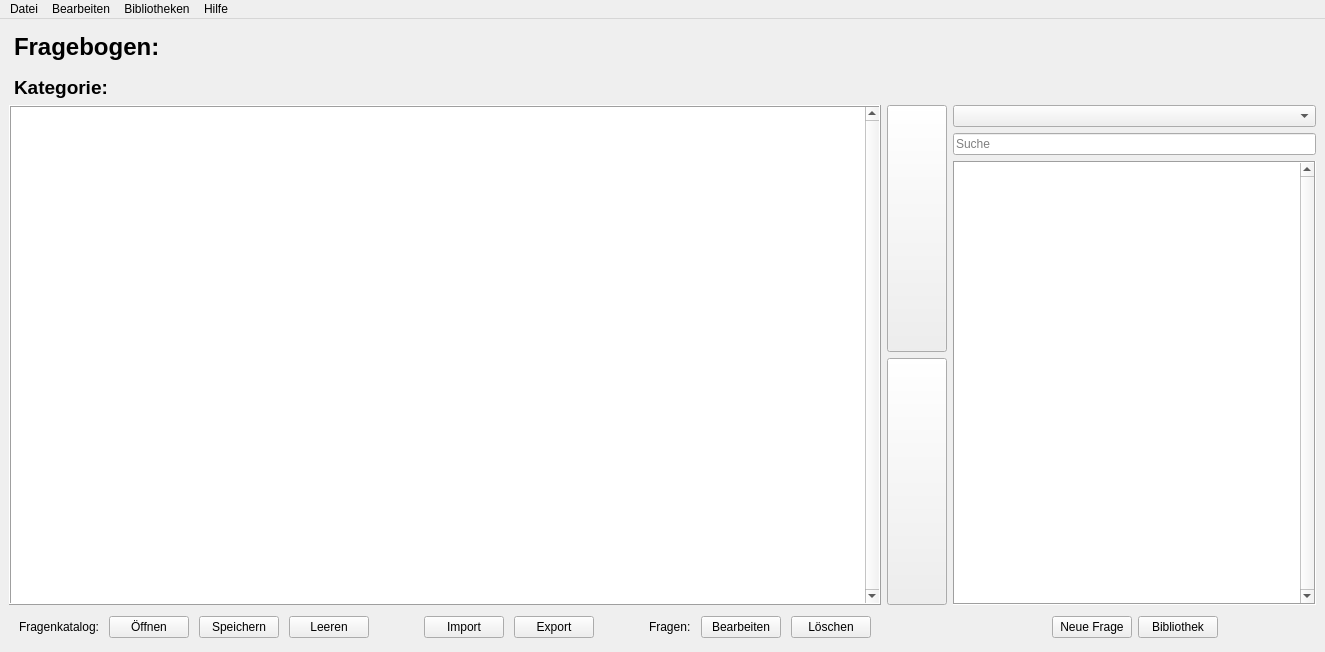
<?xml version="1.0" encoding="UTF-8"?>
<ui version="4.0">
 <class>MainWindow</class>
 <widget class="QMainWindow" name="MainWindow">
  <property name="geometry">
   <rect>
    <x>0</x>
    <y>0</y>
    <width>1325</width>
    <height>652</height>
   </rect>
  </property>
  <property name="windowTitle">
   <string>physioForms - Fragebogen-Editor</string>
  </property>
  <property name="styleSheet">
   <string notr="true"/>
  </property>
  <widget class="QWidget" name="Maincentralwidget">
   <layout class="QVBoxLayout" name="verticalLayout_2">
    <item>
     <layout class="QGridLayout" name="gridLayout" columnstretch="0,12,0,5" columnminimumwidth="0,0,0,220">
      <property name="topMargin">
       <number>5</number>
      </property>
      <item row="2" column="3">
       <layout class="QHBoxLayout" name="horizontalLayout">
        <item>
         <spacer name="horizontalSpacer">
          <property name="orientation">
           <enum>Qt::Horizontal</enum>
          </property>
          <property name="sizeHint" stdset="0">
           <size>
            <width>40</width>
            <height>20</height>
           </size>
          </property>
         </spacer>
        </item>
        <item>
         <widget class="QPushButton" name="MainNeueFrageButton">
          <property name="minimumSize">
           <size>
            <width>75</width>
            <height>0</height>
           </size>
          </property>
          <property name="styleSheet">
           <string notr="true"/>
          </property>
          <property name="text">
           <string>Neue Frage</string>
          </property>
         </widget>
        </item>
        <item>
         <widget class="QPushButton" name="MainLibraryButton">
          <property name="minimumSize">
           <size>
            <width>75</width>
            <height>0</height>
           </size>
          </property>
          <property name="styleSheet">
           <string notr="true"/>
          </property>
          <property name="text">
           <string>Bibliothek</string>
          </property>
         </widget>
        </item>
        <item>
         <spacer name="horizontalSpacer_6">
          <property name="orientation">
           <enum>Qt::Horizontal</enum>
          </property>
          <property name="sizeHint" stdset="0">
           <size>
            <width>40</width>
            <height>20</height>
           </size>
          </property>
         </spacer>
        </item>
       </layout>
      </item>
      <item row="1" column="1">
       <widget class="QTreeWidget" name="MaintreeWidgetFK">
        <property name="font">
         <font>
          <family>MS Shell Dlg 2</family>
          <pointsize>11</pointsize>
         </font>
        </property>
        <property name="acceptDrops">
         <bool>true</bool>
        </property>
        <property name="styleSheet">
         <string notr="true">QPushButton{ ;border: none;}</string>
        </property>
        <property name="frameShape">
         <enum>QFrame::Box</enum>
        </property>
        <property name="frameShadow">
         <enum>QFrame::Raised</enum>
        </property>
        <property name="verticalScrollBarPolicy">
         <enum>Qt::ScrollBarAlwaysOn</enum>
        </property>
        <property name="horizontalScrollBarPolicy">
         <enum>Qt::ScrollBarAsNeeded</enum>
        </property>
        <property name="sizeAdjustPolicy">
         <enum>QAbstractScrollArea::AdjustToContents</enum>
        </property>
        <property name="dragDropMode">
         <enum>QAbstractItemView::DragDrop</enum>
        </property>
        <property name="selectionBehavior">
         <enum>QAbstractItemView::SelectItems</enum>
        </property>
        <property name="indentation">
         <number>120</number>
        </property>
        <property name="uniformRowHeights">
         <bool>true</bool>
        </property>
        <property name="sortingEnabled">
         <bool>true</bool>
        </property>
        <property name="columnCount">
         <number>0</number>
        </property>
        <attribute name="headerVisible">
         <bool>false</bool>
        </attribute>
        <attribute name="headerDefaultSectionSize">
         <number>0</number>
        </attribute>
        <attribute name="headerMinimumSectionSize">
         <number>0</number>
        </attribute>
       </widget>
      </item>
      <item row="2" column="1">
       <layout class="QHBoxLayout" name="horizontalLayout_2" stretch="0,0,0,0,0,0,0,0,0,0,0">
        <property name="spacing">
         <number>10</number>
        </property>
        <property name="leftMargin">
         <number>10</number>
        </property>
        <property name="topMargin">
         <number>5</number>
        </property>
        <property name="rightMargin">
         <number>10</number>
        </property>
        <property name="bottomMargin">
         <number>5</number>
        </property>
        <item>
         <widget class="QLabel" name="label">
          <property name="text">
           <string>Fragenkatalog:</string>
          </property>
         </widget>
        </item>
        <item>
         <widget class="QPushButton" name="mainopenqabutton">
          <property name="minimumSize">
           <size>
            <width>75</width>
            <height>0</height>
           </size>
          </property>
          <property name="text">
           <string>Öffnen</string>
          </property>
         </widget>
        </item>
        <item>
         <widget class="QPushButton" name="MainSpeichernButton">
          <property name="minimumSize">
           <size>
            <width>75</width>
            <height>0</height>
           </size>
          </property>
          <property name="styleSheet">
           <string notr="true"/>
          </property>
          <property name="text">
           <string>Speichern</string>
          </property>
         </widget>
        </item>
        <item>
         <widget class="QPushButton" name="MainAbbrechenButton">
          <property name="minimumSize">
           <size>
            <width>75</width>
            <height>0</height>
           </size>
          </property>
          <property name="styleSheet">
           <string notr="true"/>
          </property>
          <property name="text">
           <string>Leeren</string>
          </property>
         </widget>
        </item>
        <item>
         <spacer name="horizontalSpacer_10">
          <property name="orientation">
           <enum>Qt::Horizontal</enum>
          </property>
          <property name="sizeHint" stdset="0">
           <size>
            <width>40</width>
            <height>20</height>
           </size>
          </property>
         </spacer>
        </item>
        <item>
         <widget class="QPushButton" name="MainImportButton">
          <property name="minimumSize">
           <size>
            <width>75</width>
            <height>0</height>
           </size>
          </property>
          <property name="styleSheet">
           <string notr="true"/>
          </property>
          <property name="text">
           <string>Import</string>
          </property>
         </widget>
        </item>
        <item>
         <widget class="QPushButton" name="MainExportButton">
          <property name="minimumSize">
           <size>
            <width>75</width>
            <height>0</height>
           </size>
          </property>
          <property name="styleSheet">
           <string notr="true"/>
          </property>
          <property name="text">
           <string>Export</string>
          </property>
         </widget>
        </item>
        <item>
         <spacer name="horizontalSpacer_4">
          <property name="orientation">
           <enum>Qt::Horizontal</enum>
          </property>
          <property name="sizeHint" stdset="0">
           <size>
            <width>40</width>
            <height>20</height>
           </size>
          </property>
         </spacer>
        </item>
        <item>
         <widget class="QLabel" name="label_2">
          <property name="text">
           <string>Fragen:</string>
          </property>
         </widget>
        </item>
        <item>
         <widget class="QPushButton" name="mainedittreebutton">
          <property name="minimumSize">
           <size>
            <width>75</width>
            <height>0</height>
           </size>
          </property>
          <property name="text">
           <string>Bearbeiten</string>
          </property>
         </widget>
        </item>
        <item>
         <widget class="QPushButton" name="maindeletetreebutton">
          <property name="minimumSize">
           <size>
            <width>75</width>
            <height>0</height>
           </size>
          </property>
          <property name="text">
           <string>Löschen</string>
          </property>
         </widget>
        </item>
       </layout>
      </item>
      <item row="0" column="1">
       <layout class="QFormLayout" name="formLayout">
        <property name="verticalSpacing">
         <number>15</number>
        </property>
        <property name="leftMargin">
         <number>5</number>
        </property>
        <item row="0" column="0">
         <widget class="QLabel" name="MainFragebogenLabel">
          <property name="sizePolicy">
           <sizepolicy hsizetype="Minimum" vsizetype="Preferred">
            <horstretch>0</horstretch>
            <verstretch>0</verstretch>
           </sizepolicy>
          </property>
          <property name="font">
           <font>
            <family>MS Shell Dlg 2</family>
            <pointsize>18</pointsize>
            <weight>75</weight>
            <bold>true</bold>
           </font>
          </property>
          <property name="text">
           <string>Fragebogen: </string>
          </property>
         </widget>
        </item>
        <item row="0" column="1">
         <widget class="QLabel" name="qanamelabel">
          <property name="sizePolicy">
           <sizepolicy hsizetype="Minimum" vsizetype="Preferred">
            <horstretch>0</horstretch>
            <verstretch>0</verstretch>
           </sizepolicy>
          </property>
          <property name="font">
           <font>
            <family>MS Shell Dlg 2</family>
            <pointsize>18</pointsize>
            <weight>75</weight>
            <bold>true</bold>
           </font>
          </property>
          <property name="text">
           <string/>
          </property>
         </widget>
        </item>
        <item row="1" column="0">
         <widget class="QLabel" name="MainKategorieLabel">
          <property name="sizePolicy">
           <sizepolicy hsizetype="Minimum" vsizetype="Preferred">
            <horstretch>0</horstretch>
            <verstretch>0</verstretch>
           </sizepolicy>
          </property>
          <property name="font">
           <font>
            <family>MS Shell Dlg 2</family>
            <pointsize>14</pointsize>
            <weight>75</weight>
            <bold>true</bold>
           </font>
          </property>
          <property name="text">
           <string>Kategorie:</string>
          </property>
         </widget>
        </item>
        <item row="1" column="1">
         <widget class="QLabel" name="catnamelabel">
          <property name="sizePolicy">
           <sizepolicy hsizetype="Minimum" vsizetype="Preferred">
            <horstretch>0</horstretch>
            <verstretch>0</verstretch>
           </sizepolicy>
          </property>
          <property name="font">
           <font>
            <family>MS Shell Dlg 2</family>
            <pointsize>14</pointsize>
            <weight>75</weight>
            <bold>true</bold>
           </font>
          </property>
          <property name="text">
           <string/>
          </property>
         </widget>
        </item>
       </layout>
      </item>
      <item row="0" column="3">
       <layout class="QHBoxLayout" name="horizontalLayout_3">
        <item>
         <spacer name="horizontalSpacer_7">
          <property name="orientation">
           <enum>Qt::Horizontal</enum>
          </property>
          <property name="sizeHint" stdset="0">
           <size>
            <width>40</width>
            <height>20</height>
           </size>
          </property>
         </spacer>
        </item>
        <item>
         <widget class="QLabel" name="MainImportPicture">
          <property name="sizePolicy">
           <sizepolicy hsizetype="Fixed" vsizetype="Preferred">
            <horstretch>0</horstretch>
            <verstretch>0</verstretch>
           </sizepolicy>
          </property>
          <property name="minimumSize">
           <size>
            <width>250</width>
            <height>0</height>
           </size>
          </property>
          <property name="lineWidth">
           <number>1</number>
          </property>
          <property name="text">
           <string/>
          </property>
         </widget>
        </item>
        <item>
         <spacer name="horizontalSpacer_8">
          <property name="orientation">
           <enum>Qt::Horizontal</enum>
          </property>
          <property name="sizeHint" stdset="0">
           <size>
            <width>40</width>
            <height>20</height>
           </size>
          </property>
         </spacer>
        </item>
       </layout>
      </item>
      <item row="1" column="3">
       <layout class="QVBoxLayout" name="verticalLayout">
        <item>
         <widget class="QComboBox" name="mainDropdownQList"/>
        </item>
        <item>
         <widget class="QLineEdit" name="MainSearchLine">
          <property name="font">
           <font>
            <family>MS Shell Dlg 2</family>
           </font>
          </property>
          <property name="autoFillBackground">
           <bool>false</bool>
          </property>
          <property name="text">
           <string/>
          </property>
          <property name="placeholderText">
           <string>Suche</string>
          </property>
         </widget>
        </item>
        <item>
         <widget class="QListWidget" name="MainlistWidgetFragen">
          <property name="font">
           <font>
            <family>MS Shell Dlg 2</family>
            <pointsize>11</pointsize>
           </font>
          </property>
          <property name="styleSheet">
           <string notr="true"/>
          </property>
          <property name="frameShape">
           <enum>QFrame::Box</enum>
          </property>
          <property name="verticalScrollBarPolicy">
           <enum>Qt::ScrollBarAlwaysOn</enum>
          </property>
          <property name="horizontalScrollBarPolicy">
           <enum>Qt::ScrollBarAlwaysOff</enum>
          </property>
          <property name="dragEnabled">
           <bool>true</bool>
          </property>
          <property name="dragDropMode">
           <enum>QAbstractItemView::DragOnly</enum>
          </property>
         </widget>
        </item>
       </layout>
      </item>
      <item row="1" column="2">
       <layout class="QVBoxLayout" name="verticalLayout_3">
        <item>
         <widget class="QPushButton" name="mainAddfromListButton">
          <property name="sizePolicy">
           <sizepolicy hsizetype="Minimum" vsizetype="Minimum">
            <horstretch>0</horstretch>
            <verstretch>0</verstretch>
           </sizepolicy>
          </property>
          <property name="minimumSize">
           <size>
            <width>60</width>
            <height>0</height>
           </size>
          </property>
          <property name="maximumSize">
           <size>
            <width>16777215</width>
            <height>16777215</height>
           </size>
          </property>
          <property name="font">
           <font>
            <weight>50</weight>
            <bold>false</bold>
           </font>
          </property>
          <property name="autoFillBackground">
           <bool>false</bool>
          </property>
          <property name="styleSheet">
           <string notr="true"/>
          </property>
          <property name="text">
           <string/>
          </property>
          <property name="iconSize">
           <size>
            <width>32</width>
            <height>32</height>
           </size>
          </property>
         </widget>
        </item>
        <item>
         <widget class="QPushButton" name="mainDelfromTreeButton">
          <property name="sizePolicy">
           <sizepolicy hsizetype="Minimum" vsizetype="Minimum">
            <horstretch>0</horstretch>
            <verstretch>0</verstretch>
           </sizepolicy>
          </property>
          <property name="minimumSize">
           <size>
            <width>60</width>
            <height>0</height>
           </size>
          </property>
          <property name="text">
           <string/>
          </property>
         </widget>
        </item>
       </layout>
      </item>
     </layout>
    </item>
   </layout>
  </widget>
  <widget class="QMenuBar" name="menubar">
   <property name="geometry">
    <rect>
     <x>0</x>
     <y>0</y>
     <width>1325</width>
     <height>21</height>
    </rect>
   </property>
   <widget class="QMenu" name="menuDatei">
    <property name="title">
     <string>Datei</string>
    </property>
    <widget class="QMenu" name="menuNeu">
     <property name="title">
      <string>Neu...</string>
     </property>
     <addaction name="actionNeue_Frage_erstellen"/>
     <addaction name="actionNeuen_Fragebogen_erstellen"/>
     <addaction name="actionNeue_Kategorie_erstellen"/>
     <addaction name="actionNewQuestionnaireCategory"/>
    </widget>
    <addaction name="menuNeu"/>
    <addaction name="separator"/>
    <addaction name="actionFragebogen_ffnen"/>
    <addaction name="actionDatei_importieren"/>
    <addaction name="actionFragebogen_exportieren"/>
    <addaction name="separator"/>
    <addaction name="actionProgramm_beenden_2"/>
   </widget>
   <widget class="QMenu" name="menuBearbeiten">
    <property name="title">
     <string>Bearbeiten</string>
    </property>
    <addaction name="actionDatenbank_anzeigen_hinzuf_gen"/>
   </widget>
   <widget class="QMenu" name="menuBibliotheken">
    <property name="title">
     <string>Bibliotheken</string>
    </property>
    <addaction name="actionFragenbibliothek"/>
    <addaction name="actionFragenkatalogbibliothek"/>
    <addaction name="actionKategorien"/>
    <addaction name="actionFragebogen_Kategorien"/>
   </widget>
   <widget class="QMenu" name="menuHilfe">
    <property name="title">
     <string>Hilfe</string>
    </property>
    <addaction name="actionHilfe_ffnen"/>
   </widget>
   <addaction name="menuDatei"/>
   <addaction name="menuBearbeiten"/>
   <addaction name="menuBibliotheken"/>
   <addaction name="menuHilfe"/>
  </widget>
  <action name="actionFragenbibliothek">
   <property name="text">
    <string>Fragenbibliothek</string>
   </property>
  </action>
  <action name="actionFragenkatalogbibliothek">
   <property name="text">
    <string>Fragebogenbibliothek</string>
   </property>
  </action>
  <action name="actionKategorien">
   <property name="text">
    <string>Fragen-Kategorien</string>
   </property>
  </action>
  <action name="actionNeue_Datenbank_hinzuf_gen">
   <property name="text">
    <string>Neue Datenbank hinzufügen</string>
   </property>
  </action>
  <action name="actionDatenbank_anzeigen_hinzuf_gen">
   <property name="text">
    <string>Datenbank anzeigen/hinzufügen</string>
   </property>
  </action>
  <action name="actionFragebogen_speichern">
   <property name="text">
    <string>Fragebogen speichern</string>
   </property>
  </action>
  <action name="actionNeue_Frage_erstellen">
   <property name="text">
    <string>Neue Frage erstellen</string>
   </property>
  </action>
  <action name="actionNeue_Kategorie_erstellen">
   <property name="text">
    <string>Neue Fragen-Kat. erstellen</string>
   </property>
  </action>
  <action name="actionNeuen_Fragebogen_erstellen">
   <property name="text">
    <string>Neuen Fragebogen erstellen</string>
   </property>
  </action>
  <action name="actionProgramm_beenden">
   <property name="text">
    <string>Programm beenden</string>
   </property>
  </action>
  <action name="actionProgramm_beenden_2">
   <property name="text">
    <string>Programm beenden</string>
   </property>
  </action>
  <action name="actionHilfe_ffnen">
   <property name="text">
    <string>Hilfe öffnen</string>
   </property>
  </action>
  <action name="actionDatei_importieren">
   <property name="text">
    <string>Fragebogen importieren</string>
   </property>
  </action>
  <action name="actionFragebogen_exportieren">
   <property name="text">
    <string>Fragebogen exportieren</string>
   </property>
  </action>
  <action name="actionFragebogen_Kategorien">
   <property name="text">
    <string>Fragebogen-Kategorien</string>
   </property>
  </action>
  <action name="actionNewQuestionnaireCategory">
   <property name="text">
    <string>Neue Fragebogen-Kat. erstellen</string>
   </property>
  </action>
  <action name="actionTeste_Session_Log">
   <property name="text">
    <string>Teste Session-Log</string>
   </property>
  </action>
  <action name="actionFragebogen_ffnen">
   <property name="text">
    <string>Fragebogen öffnen</string>
   </property>
  </action>
 </widget>
 <resources/>
 <connections/>
</ui>
